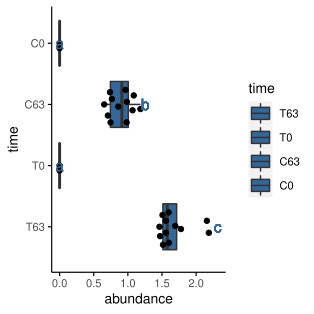

Generate this figure with R:
#!/usr/bin/env Rscript



data = "text_upload_file/f989bc93-44be-4af7-97da-a55a24599c14.txt"
melted = TRUE
xvariable = "time"
yvariable = "abundance"
legend_variable = "NULL"
xtics_angle = 0
legend_variable_order = "NULL"
legend_variable_cut = "NULL"
xvariable_order = "T63,T0,C63,C0"
xvariable_cut = "NULL"
y_add = 1
ylim = "NULL"
yaxis_scale_mode = "log10"
notch = FALSE
outlier = FALSE
out_scale = 1.05
legend.position = "right"
manual_color_vector = "#336699"
violin = FALSE
violin_nb = FALSE
scale_violin = "width"
ID_var = ""
jitter = FALSE
jitter_bp = TRUE
dotplot = FALSE
dotplot_bp = FALSE
group_variable_for_line = "NULL"
group_variable_order_for_line = "NULL"
coordinate_flip = TRUE
facet_variable = "NULL"
facet_variable_order = "NULL"
x_label = "NULL"
y_label = "NULL"
title = "NULL"
facet_nrow = NULL
facet_ncol = NULL
facet_scales = "fixed"
facet_singlecell_style = FALSE
gene = "NULL"
metadata = "NULL"
filename = "NULL"
statistics = TRUE
statistical_threshold_for_letters = 0.05
width = 8
height = 8
debug = FALSE
outputprefix = "user/_visitors/result_output/boxplot2023-01-05_09:17:40/ce03cc57-9a02-45e1-af08-610022adef93"
outputpictype = "pdf"

if (data == "") {
  script = sub(".*=", "", commandArgs()[4])
  #print(script)
  system(paste(script, "-h"))
  stop("At least -f is required!")
}


# For all users
# devtools::install_github("Tong-Chen/ImageGP")
# For chinese users
# devtools::install_git("https://gitee.com/ct5869/ImageGP.git")
library(ImageGP)
library(ggplot2)
library(reshape2)
library(scales)
library(ggbeeswarm)
library(multcompView)
library(dplyr)
library(htmlwidgets)
library(plotly)
if (outputprefix == "") {
  outputprefix = data
}

filename = paste0(outputprefix,  ".boxplot.", outputpictype)

legend_variable_order = sp_string2vector(legend_variable_order)
group_variable_order_for_line = sp_string2vector(group_variable_order_for_line)
legend_variable_cut = sp_string2vector(legend_variable_cut)
xvariable_order = sp_string2vector(xvariable_order)
xvariable_cut = sp_string2vector(xvariable_cut)
ID_var= sp_string2vector(ID_var)
facet_variable_order = sp_string2vector(facet_variable_order)
manual_color_vector = sp_string2vector(manual_color_vector)
if (!sp.is.null(ylim)){
  ylim = as.numeric(sp_string2vector(ylim))
}
if (grepl(",",legend.position)) {
	  legend.position = as.numeric(sp_string2vector(legend.position))
}

saveppt = FALSE
savehtml = FALSE
cat(sp_current_time(), "Starting...\n")

sp_boxplot(
  data = data,
  melted = melted,
  xvariable = xvariable,
  yvariable = yvariable,
  legend_variable = legend_variable,
  statistics = statistics,
  statistical_threshold_for_letters = statistical_threshold_for_letters,
  xtics_angle = xtics_angle,
  legend_variable_order = legend_variable_order,
  legend_variable_cut = legend_variable_cut,
  xvariable_order = xvariable_order,
  xvariable_cut = xvariable_cut,
  y_add = y_add,
  yaxis_scale_mode = yaxis_scale_mode,
  notch = notch,
  par = par,
  outlier = outlier,
  out_scale = out_scale,
  legend.position = legend.position,
  manual_color_vector = manual_color_vector,
  violin = violin,
  violin_nb = violin_nb,
  scale_violin = scale_violin,
  ID_var = ID_var,
  jitter = jitter,
  jitter_bp = jitter_bp,
  dotplot = dotplot,
  dotplot_bp = dotplot_bp,
  group_variable_for_line = group_variable_for_line,
  group_variable_order_for_line = group_variable_order_for_line,
  colormodel = colormodel,
  coordinate_flip = coordinate_flip,
  facet_variable = facet_variable,
  facet_variable_order = facet_variable_order,
  facet_singlecell_style = facet_singlecell_style,
  x_label = x_label,
  y_label = y_label,
  title = title,
  ylim = ylim,
  facet_nrow = facet_nrow,
  facet_ncol = facet_ncol,
  facet_scales = facet_scales,
  metadata = metadata,
  filename = filename,
  width = width,
  height = height,
  saveppt = saveppt,
  savehtml = savehtml
)
cat(sp_current_time(), "Success.\n")
